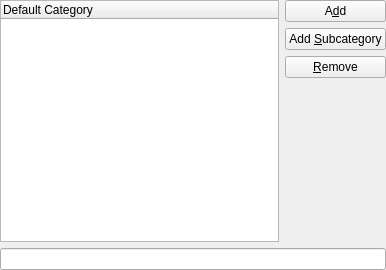
<ui version="4.0" >
 <class>CategoryEditDialog_base</class>
 <widget class="QWidget" name="CategoryEditDialog_base" >
  <property name="geometry" >
   <rect>
    <x>0</x>
    <y>0</y>
    <width>386</width>
    <height>270</height>
   </rect>
  </property>
  <property name="windowTitle" >
   <string>Edit Categories</string>
  </property>
  <layout class="QGridLayout" >
   <property name="margin" >
    <number>0</number>
   </property>
   <property name="spacing" >
    <number>6</number>
   </property>
   <item row="1" column="0" colspan="2" >
    <widget class="KLineEdit" name="mEdit" >
     <property name="ClearButtonShown" >
      <bool>true</bool>
     </property>
     <property name="toolTip" >
      <string>New category entry</string>
     </property>
     <property name="whatsThis" >
      <string>Type in any text you want to use as a new category or sub-category.</string>
     </property>
    </widget>
   </item>
   <item row="0" column="1" >
    <layout class="QVBoxLayout" >
     <property name="spacing" >
      <number>6</number>
     </property>
     <property name="margin" >
      <number>0</number>
     </property>
     <item>
      <widget class="QPushButton" name="mButtonAdd" >
       <property name="toolTip" >
        <string>Add the entry to the category list</string>
       </property>
       <property name="whatsThis" >
        <string>Click this button to insert the entry into the category list.</string>
       </property>
       <property name="text" >
        <string>A&amp;dd</string>
       </property>
      </widget>
     </item>
     <item>
      <widget class="QPushButton" name="mButtonAddSubcategory" >
       <property name="toolTip" >
        <string>Add the entry as a subcategory of the selected category</string>
       </property>
       <property name="whatsThis" >
        <string>Click this button to insert the entry as a subcategory of the currently selected category.</string>
       </property>
       <property name="text" >
        <string>Add &amp;Subcategory</string>
       </property>
      </widget>
     </item>
     <item>
      <widget class="QPushButton" name="mButtonRemove" >
       <property name="toolTip" >
        <string>Remove the selected category</string>
       </property>
       <property name="whatsThis" >
        <string>Click this button to remove the selected category from the category list.</string>
       </property>
       <property name="text" >
        <string>&amp;Remove</string>
       </property>
      </widget>
     </item>
     <item>
      <spacer>
       <property name="orientation" >
        <enum>Qt::Vertical</enum>
       </property>
       <property name="sizeType" >
        <enum>QSizePolicy::Expanding</enum>
       </property>
       <property name="sizeHint" stdset="0" >
        <size>
         <width>20</width>
         <height>50</height>
        </size>
       </property>
      </spacer>
     </item>
    </layout>
   </item>
   <item row="0" column="0" >
    <widget class="IncidenceEditorNG::AutoCheckTreeWidget" name="mCategories" >
     <property name="toolTip" >
      <string>Category list</string>
     </property>
     <property name="whatsThis" >
      <string>This is a list of all the categories available. You can create as many sub-categories as you want here.</string>
     </property>
     <property name="selectionMode" >
      <enum>QAbstractItemView::ExtendedSelection</enum>
     </property>
     <property name="allColumnsShowFocus" >
      <bool>true</bool>
     </property>
     <property name="columnCount" >
      <number>1</number>
     </property>
     <property name="autoCheck" stdset="0" >
      <bool>false</bool>
     </property>
     <column>
      <property name="text" >
       <string>Default Category</string>
      </property>
     </column>
    </widget>
   </item>
  </layout>
 </widget>
 <customwidgets>
  <customwidget>
   <class>KLineEdit</class>
   <extends>QLineEdit</extends>
   <header>klineedit.h</header>
  </customwidget>
  <customwidget>
   <class>IncidenceEditorNG::AutoCheckTreeWidget</class>
   <extends>QTreeWidget</extends>
   <header>autochecktreewidget.h</header>
  </customwidget>
 </customwidgets>
 <tabstops>
  <tabstop>mCategories</tabstop>
  <tabstop>mEdit</tabstop>
  <tabstop>mButtonAdd</tabstop>
  <tabstop>mButtonAddSubcategory</tabstop>
  <tabstop>mButtonRemove</tabstop>
 </tabstops>
 <resources/>
 <connections/>
</ui>
